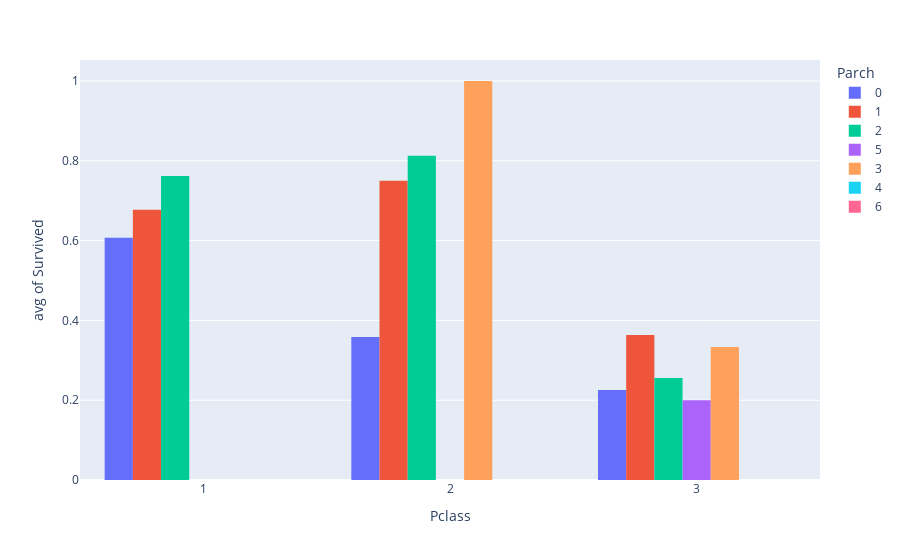

Notebook source saved alongside this figure:
### Code cell
fig = px.histogram(df, x="Pclass", y="Survived", histfunc='avg',color="Parch")
fig.update_layout(barmode='group')
fig.show()

### Figure 1 — Plotly figure (JSON) as saved in the notebook; plotly's stock layout.template omitted (floating-point values rounded to 4 significant figures; data arrays with more than 128 entries replaced by an {"elided": "..."} marker saying what was removed)
{"data": [{"alignmentgroup": "True", "bingroup": "x", "histfunc": "avg", "hovertemplate": "Parch=0<br>Pclass=%{x}<br>avg of Survived=%{y}<extra></extra>", "legendgroup": "0", "marker": {"color": "#636efa", "pattern": {"shape": ""}}, "name": "0", "offsetgroup": "0", "orientation": "v", "showlegend": true, "type": "histogram", "x": {"elided": "678 int values"}, "xaxis": "x", "y": {"elided": "678 int values"}, "yaxis": "y"}, {"alignmentgroup": "True", "bingroup": "x", "histfunc": "avg", "hovertemplate": "Parch=1<br>Pclass=%{x}<br>avg of Survived=%{y}<extra></extra>", "legendgroup": "1", "marker": {"color": "#EF553B", "pattern": {"shape": ""}}, "name": "1", "offsetgroup": "1", "orientation": "v", "showlegend": true, "type": "histogram", "x": [3, 3, 3, 3, 3, 1, 3, 1, 2, 1, 1, 1, 3, 2, 1, 3, 3, 1, 3, 3, 3, 3, 2, 3, 2, 3, 3, 3, 1, 3, 2, 1, 3, 1, 2, 1, 3, 3, 1, 2, 2, 1, 2, 3, 1, 1, 2, 3, 3, 1, 3, 3, 2, 3, 2, 3, 3, 2, 2, 3, 3, 3, 3, 3, 1, 2, 2, 3, 3, 2, 1, 2, 1, 1, 3, 2, 3, 2, 3, 2, 3, 2, 3, 2, 1, 2, 3, 1, 3, 1, 3, 3, 2, 1, 3, 2, 3, 2, 1, 3, 3, 2, 3, 2, 1, 3, 3, 2, 1, 2, 3, 1, 3, 1, 3, 1, 1, 2], "xaxis": "x", "y": [0, 1, 0, 0, 0, 0, 1, 1, 1, 0, 0, 0, 1, 0, 0, 0, 0, 1, 0, 1, 0, 0, 1, 0, 1, 0, 0, 0, 1, 0, 1, 0, 0, 1, 1, 0, 0, 1, 1, 0, 0, 1, 1, 1, 1, 0, 1, 1, 0, 1, 0, 0, 1, 0, 1, 0, 0, 1, 1, 1, 1, 1, 0, 1, 1, 0, 1, 0, 0, 1, 1, 1, 1, 1, 0, 1, 0, 1, 1, 0, 1, 1, 0, 1, 1, 0, 0, 1, 1, 0, 0, 1, 1, 0, 0, 1, 1, 1, 1, 0, 0, 1, 1, 0, 1, 1, 0, 1, 1, 0, 0, 1, 1, 1, 1, 1, 1, 1], "yaxis": "y"}, {"alignmentgroup": "True", "bingroup": "x", "histfunc": "avg", "hovertemplate": "Parch=2<br>Pclass=%{x}<br>avg of Survived=%{y}<extra></extra>", "legendgroup": "2", "marker": {"color": "#00cc96", "pattern": {"shape": ""}}, "name": "2", "offsetgroup": "2", "orientation": "v", "showlegend": true, "type": "histogram", "x": [3, 1, 2, 2, 3, 3, 3, 3, 2, 1, 3, 3, 1, 3, 3, 2, 3, 3, 3, 3, 3, 3, 3, 3, 2, 2, 3, 3, 3, 1, 1, 1, 1, 3, 1, 1, 3, 3, 1, 3, 2, 3, 1, 3, 1, 2, 2, 3, 1, 2, 3, 2, 1, 1, 3, 3, 1, 1, 3, 2, 2, 3, 3, 1, 3, 2, 1, 2, 1, 3, 3, 3, 1, 3, 3, 2, 3, 3, 3, 3], "xaxis": "x", "y": [1, 0, 1, 1, 0, 0, 1, 0, 1, 1, 0, 0, 1, 0, 0, 0, 0, 0, 1, 0, 0, 1, 0, 1, 1, 1, 0, 1, 1, 0, 1, 1, 1, 0, 1, 0, 1, 0, 1, 1, 1, 0, 1, 0, 1, 0, 1, 0, 0, 1, 1, 1, 1, 1, 0, 0, 1, 1, 0, 1, 1, 0, 0, 0, 0, 0, 1, 1, 1, 0, 1, 0, 1, 0, 0, 1, 0, 0, 0, 0], "yaxis": "y"}, {"alignmentgroup": "True", "bingroup": "x", "histfunc": "avg", "hovertemplate": "Parch=5<br>Pclass=%{x}<br>avg of Survived=%{y}<extra></extra>", "legendgroup": "5", "marker": {"color": "#ab63fa", "pattern": {"shape": ""}}, "name": "5", "offsetgroup": "5", "orientation": "v", "showlegend": true, "type": "histogram", "x": [3, 3, 3, 3, 3], "xaxis": "x", "y": [0, 1, 0, 0, 0], "yaxis": "y"}, {"alignmentgroup": "True", "bingroup": "x", "histfunc": "avg", "hovertemplate": "Parch=3<br>Pclass=%{x}<br>avg of Survived=%{y}<extra></extra>", "legendgroup": "3", "marker": {"color": "#FFA15A", "pattern": {"shape": ""}}, "name": "3", "offsetgroup": "3", "orientation": "v", "showlegend": true, "type": "histogram", "x": [3, 2, 3, 2, 3], "xaxis": "x", "y": [0, 1, 0, 1, 1], "yaxis": "y"}, {"alignmentgroup": "True", "bingroup": "x", "histfunc": "avg", "hovertemplate": "Parch=4<br>Pclass=%{x}<br>avg of Survived=%{y}<extra></extra>", "legendgroup": "4", "marker": {"color": "#19d3f3", "pattern": {"shape": ""}}, "name": "4", "offsetgroup": "4", "orientation": "v", "showlegend": true, "type": "histogram", "x": [3, 3, 1, 3], "xaxis": "x", "y": [0, 0, 0, 0], "yaxis": "y"}, {"alignmentgroup": "True", "bingroup": "x", "histfunc": "avg", "hovertemplate": "Parch=6<br>Pclass=%{x}<br>avg of Survived=%{y}<extra></extra>", "legendgroup": "6", "marker": {"color": "#FF6692", "pattern": {"shape": ""}}, "name": "6", "offsetgroup": "6", "orientation": "v", "showlegend": true, "type": "histogram", "x": [3], "xaxis": "x", "y": [0], "yaxis": "y"}], "layout": {"barmode": "group", "legend": {"title": {"text": "Parch"}, "tracegroupgap": 0}, "margin": {"t": 60}, "xaxis": {"anchor": "y", "domain": [0, 1], "title": {"text": "Pclass"}}, "yaxis": {"anchor": "x", "domain": [0, 1], "title": {"text": "avg of Survived"}}}}
